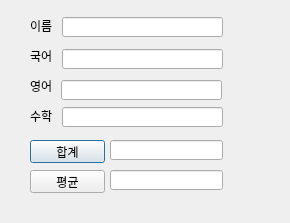
<?xml version="1.0" encoding="UTF-8"?>
<ui version="4.0">
 <class>TestForm</class>
 <widget class="QDialog" name="TestForm">
  <property name="geometry">
   <rect>
    <x>0</x>
    <y>0</y>
    <width>290</width>
    <height>223</height>
   </rect>
  </property>
  <property name="windowTitle">
   <string>Qt Designer Sample</string>
  </property>
  <widget class="QLabel" name="eng_lbl">
   <property name="geometry">
    <rect>
     <x>30</x>
     <y>80</y>
     <width>56</width>
     <height>12</height>
    </rect>
   </property>
   <property name="text">
    <string>영어</string>
   </property>
  </widget>
  <widget class="QLabel" name="kor_lbl">
   <property name="geometry">
    <rect>
     <x>30</x>
     <y>50</y>
     <width>56</width>
     <height>12</height>
    </rect>
   </property>
   <property name="text">
    <string>국어</string>
   </property>
  </widget>
  <widget class="QLabel" name="name_lbl">
   <property name="geometry">
    <rect>
     <x>30</x>
     <y>20</y>
     <width>56</width>
     <height>12</height>
    </rect>
   </property>
   <property name="text">
    <string>이름</string>
   </property>
  </widget>
  <widget class="QLabel" name="math_lbl">
   <property name="geometry">
    <rect>
     <x>30</x>
     <y>110</y>
     <width>56</width>
     <height>12</height>
    </rect>
   </property>
   <property name="text">
    <string>수학</string>
   </property>
  </widget>
  <widget class="QLineEdit" name="name_let">
   <property name="geometry">
    <rect>
     <x>62</x>
     <y>17</y>
     <width>161</width>
     <height>20</height>
    </rect>
   </property>
  </widget>
  <widget class="QLineEdit" name="kor_let">
   <property name="geometry">
    <rect>
     <x>62</x>
     <y>49</y>
     <width>161</width>
     <height>20</height>
    </rect>
   </property>
  </widget>
  <widget class="QLineEdit" name="eng_let">
   <property name="geometry">
    <rect>
     <x>61</x>
     <y>80</y>
     <width>161</width>
     <height>20</height>
    </rect>
   </property>
  </widget>
  <widget class="QLineEdit" name="math_let">
   <property name="geometry">
    <rect>
     <x>62</x>
     <y>107</y>
     <width>161</width>
     <height>20</height>
    </rect>
   </property>
  </widget>
  <widget class="QPushButton" name="total_pbt">
   <property name="geometry">
    <rect>
     <x>30</x>
     <y>140</y>
     <width>75</width>
     <height>23</height>
    </rect>
   </property>
   <property name="text">
    <string>합계</string>
   </property>
  </widget>
  <widget class="QPushButton" name="avg_pbt">
   <property name="geometry">
    <rect>
     <x>30</x>
     <y>170</y>
     <width>75</width>
     <height>23</height>
    </rect>
   </property>
   <property name="text">
    <string>평균</string>
   </property>
  </widget>
  <widget class="QLineEdit" name="total_let">
   <property name="geometry">
    <rect>
     <x>110</x>
     <y>140</y>
     <width>113</width>
     <height>20</height>
    </rect>
   </property>
  </widget>
  <widget class="QLineEdit" name="avg_let">
   <property name="geometry">
    <rect>
     <x>110</x>
     <y>170</y>
     <width>113</width>
     <height>20</height>
    </rect>
   </property>
  </widget>
 </widget>
 <resources/>
 <connections/>
</ui>
